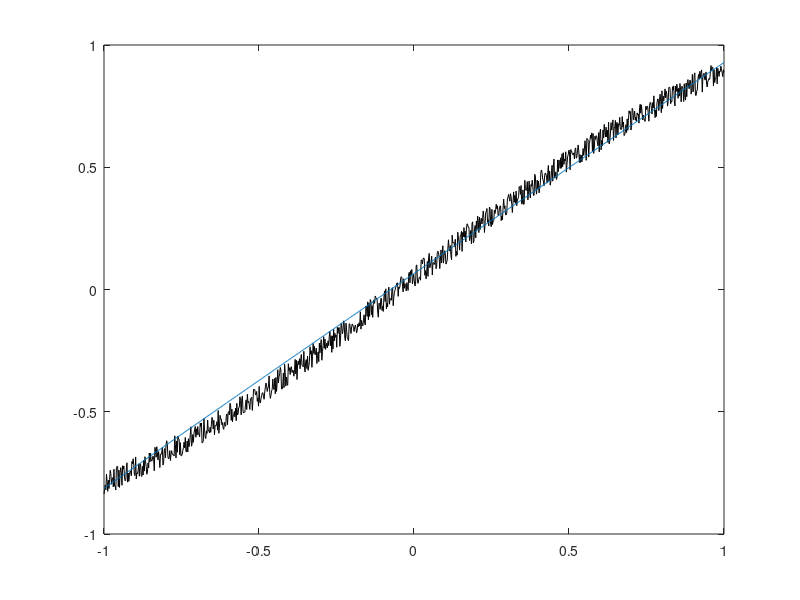

Here is the MATLAB script that generated this plot:
clear; 
clc;

%% Define the unknown function to interpolate
f = @(x) sin(x) + 0.1*rand(length(x),1);

%% Numbers of data points.
Nd = 5;

%% User defined polynomial degree l
l = 3;

%% Setup the points at which we want to evaluate the interpolant
xe = linspace(-1,1,1000)'; %generate evenly-spaced points
ye = f(xe); %evaluate function

%% Start plotting stuff
figure
plot(xe,ye,'black');
%pause %waits for input

x = linspace(-1,1,Nd)'; %generate evenly-spaced points in [-1,1].
y = f(x);

%% Form Vandermonde matrix "intelligently"
%V = zeros(Nd,Nd);
%for vit = 1:Nd
    %V(:,vit) = x.^(vit-1);
%end

V = zeros(Nd,l);
for vit = 1:l
    V(:,vit) = x.^(vit-1);
end


%% Compute coefficients by QR decomposition.
a = V\y;

%% Evaluate polynomial interpolant by building eval matrix and
%% multiplying with coefficients.
% Ve = zeros(length(xe),Nd);
% for vit = 1:Nd
%     Ve(:,vit) = xe.^(vit-1);
% end
% ye_num = Ve*a; %Do the matrix-vector product to predict values

Ve = zeros(length(xe), l);
for vit = 1:l
    Ve(:,vit) = xe.^(vit-1);
end
ye_num = Ve*a; %Do the matrix-vector product to predict values

%% Plot stuff
hold on;
plot(xe,ye_num,'-');
drawnow
%pause


    
    